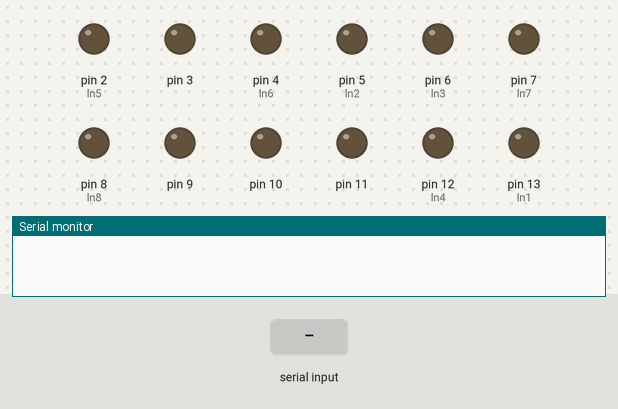
The sketch below on a simulated Arduino Mega 2560, built with avr-gcc and run on an emulated ATmega2560. Parts: output pins drawn as LEDs (lit = HIGH), the last lines printed to the serial monitor. The inputs (shaded band) are chosen by the test bench.

Above: at 1.2 s.
1.3 s: "f" received over Serial
At 2.2 s:
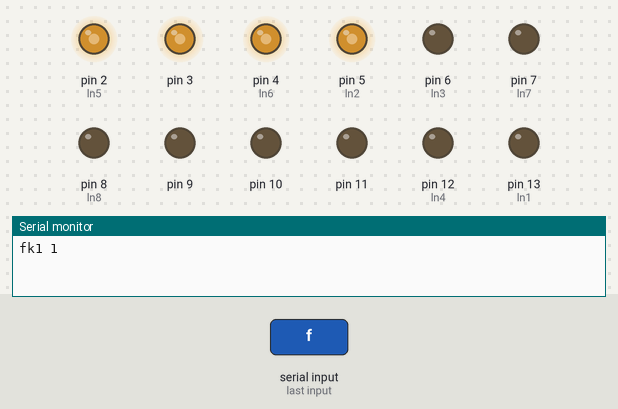
2.8 s: "l" received over Serial
4.3 s: "1" received over Serial
Timing chart, 0 to 7.3 s (numbered marks = the images above; inputs shaded):
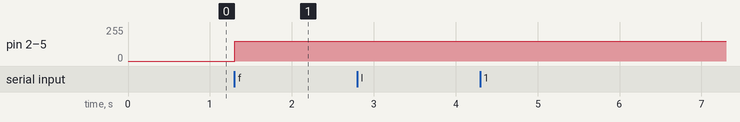

Measured:
- after the input at 1.3 s, pin 2 (ln5), pin 3, pin 4 (ln6), pin 5 (ln2): 0/255 → 150/255 at once

The sketch:

rascar.ino
```cpp
int race = A0;//接收速度
int forw = A1;//接收前後
int swi =A2;//接收橫移
int ri =A4;//左右
int ln1=13;//左前
int ln2=5;
int ln3=6;//右前
int ln4=12;
int ln5=2;//左後
int ln6=4;
int ln7=7;//右後
int ln8=8;
int x;
int i=150;
void setup() {
  pinMode(race,INPUT);
  pinMode(forw,INPUT);
  pinMode(swi,INPUT);
  pinMode(ln1,OUTPUT);
  pinMode(ln2,OUTPUT);
  pinMode(ln3,OUTPUT);
  pinMode(ln4,OUTPUT);
   pinMode(ln5,OUTPUT);
  pinMode(ln6,OUTPUT);
  pinMode(ln7,OUTPUT);
  pinMode(ln8,OUTPUT);
   pinMode(10,OUTPUT);
  pinMode(11,OUTPUT);
  pinMode(3,OUTPUT);
  pinMode(9,OUTPUT);


  Serial.begin(9600);
}

void loop() {


int num = 5;
if ( Serial.available()){
  x=Serial.read();
  Serial.write(x);
if(x=='f'){
  num=1;
  Serial.print('k');}
else if(x=='l'){
  num=2;
  Serial.print('k');}
 else{
  num=3;}
    Serial.print(num);
    switch(num){
 case 1:
Serial.print(" 1 ");
 digitalWrite(44,HIGH);
digitalWrite(50,HIGH);
digitalWrite(42,HIGH);
digitalWrite(48,LOW);
digitalWrite(46,HIGH);
digitalWrite(52,LOW);
analogWrite(2,i);
analogWrite(3,i);
analogWrite(4,i);
analogWrite(5,i);
break;
case 2:
Serial.print(" 2 ");
digitalWrite(44,HIGH);
digitalWrite(50,HIGH);
digitalWrite(42,HIGH);
digitalWrite(48,HIGH);
digitalWrite(46,HIGH);
digitalWrite(52,HIGH);
analogWrite(2,i);
analogWrite(3,i);
analogWrite(4,i);
analogWrite(5,i);
break;
case 3:
 digitalWrite(44,LOW);
digitalWrite(50,HIGH);
digitalWrite(42,LOW);
digitalWrite(48,HIGH);
digitalWrite(46,HIGH);
digitalWrite(52,HIGH);
analogWrite(2,i);
analogWrite(3,i);
analogWrite(4,i);
analogWrite(5,i);
Serial.print(" 3 ");
break;
case 4:
  digitalWrite(44,HIGH);
digitalWrite(50,LOW);
digitalWrite(42,HIGH);
digitalWrite(48,LOW);
digitalWrite(46,LOW);
digitalWrite(52,LOW);
analogWrite(2,i);
analogWrite(3,i);
analogWrite(4,i);
analogWrite(5,i);
Serial.print(" 4 ");
break;

  }
  }
  num=4;
}
//    if(rac<1200){
  //analogWrite( 10,250);}
//  else if(rac>1300 and rac<1600){
  //  analogWrite( 10,150);
  //}
 // else if(rac>1700 ){
   // analogWrite( 10,90);
 // }
  //if(rac<1200){
 // analogWrite( 11,250);}
  //else if(rac>1300 and rac<1600){
    //analogWrite( 11,150);
  //}
  //else if(rac>1700 ){
   // analogWrite( 11,90);
  //}
```
